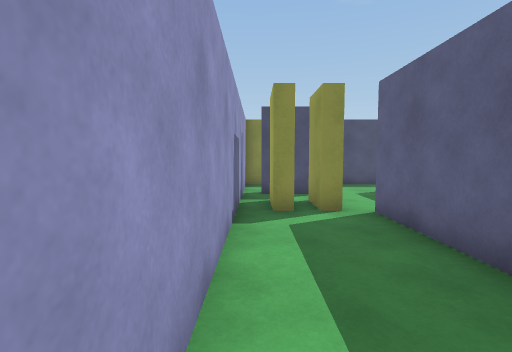
View 1 (above)

16 first-person views from a walk through a Unity game level. The camera is 1.3 m above the floor, tilts 4° down and sees 85° across. The floor is counted in squares, 1 m on a side. Each view is taken from the middle of a square. On the plan, view 1 faces up. The plan holds only what a view shows up to about 13 squares ahead; the rest is blank. The place goes on beyond the plan. The player character is not drawn.

View 2
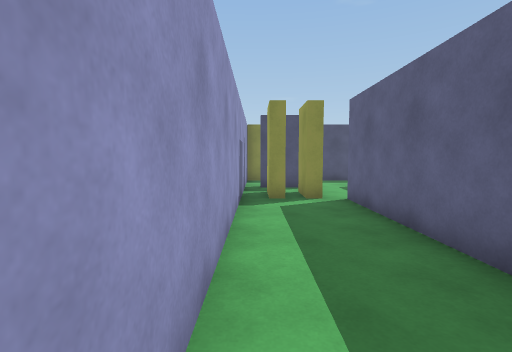

View 3
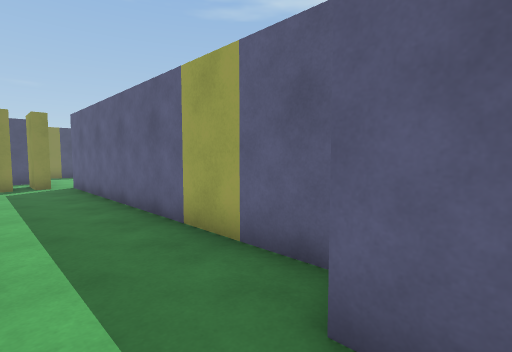

View 4
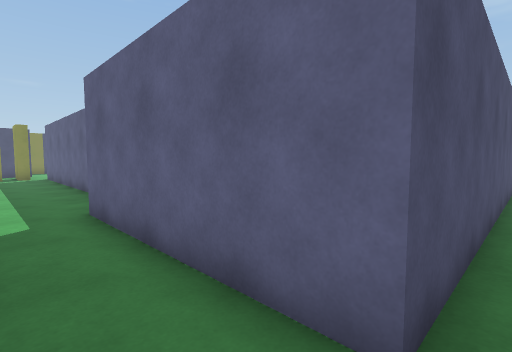

View 5
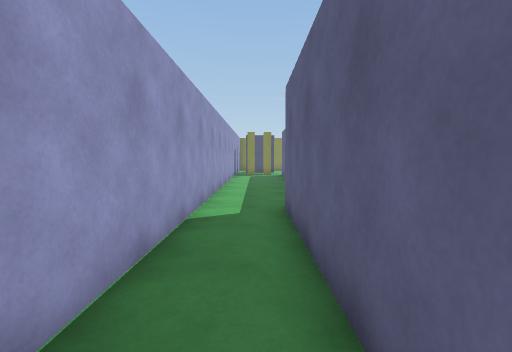

View 6
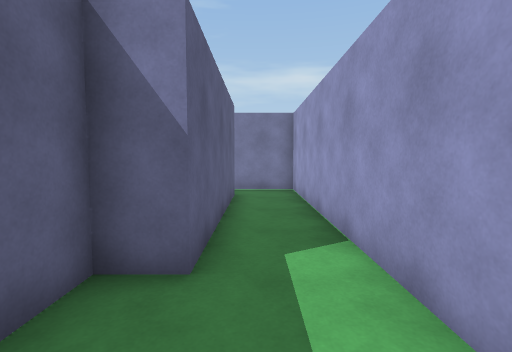

View 7
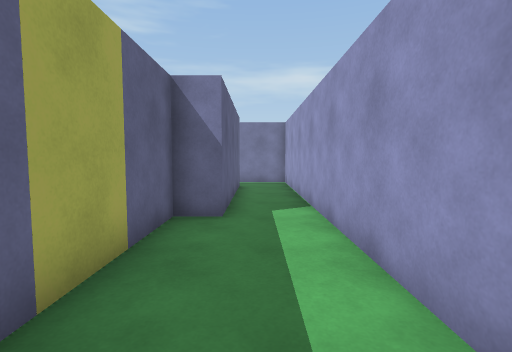

View 8
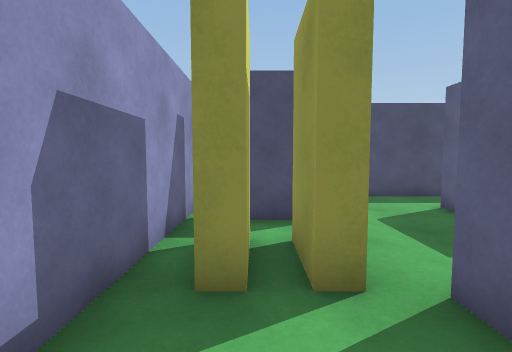

View 9
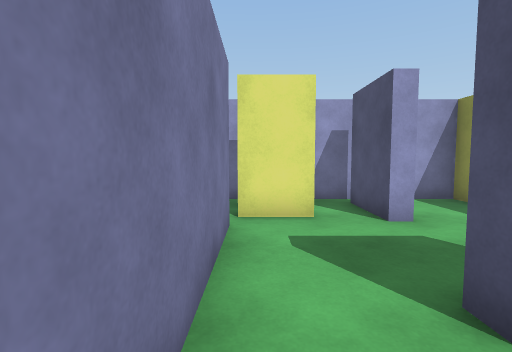

View 10
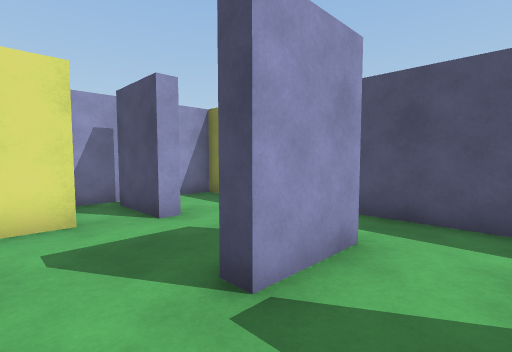

View 11
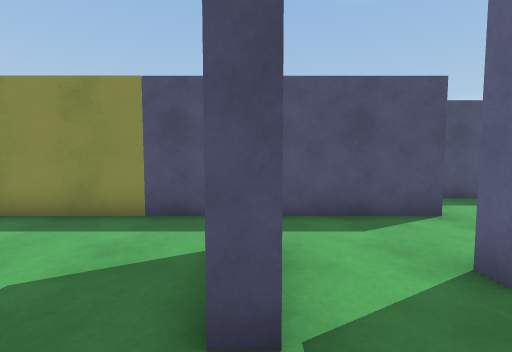

View 12
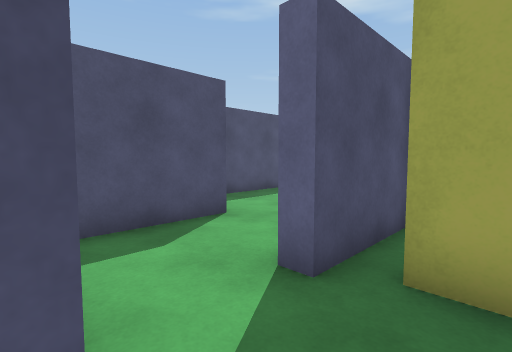

View 13
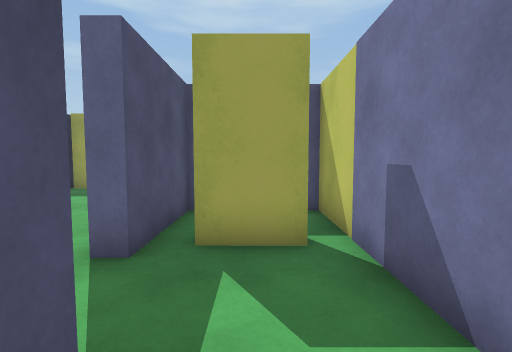

View 14
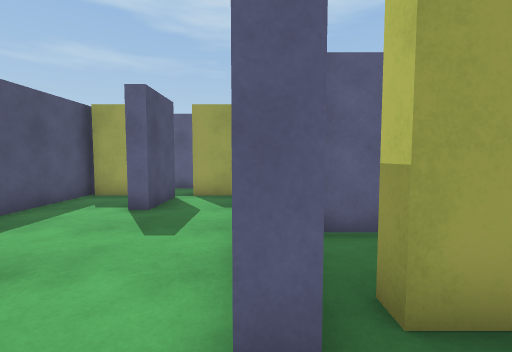

View 15
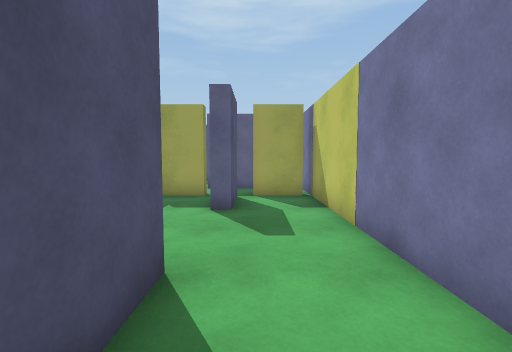

View 16
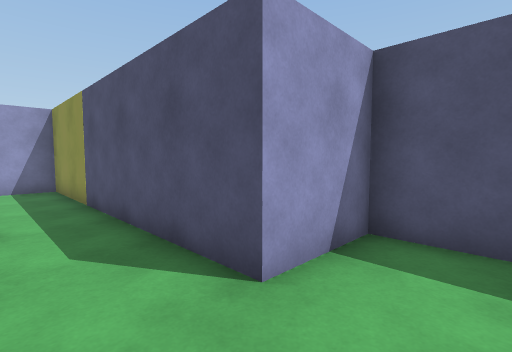

### Floor plan
Points are (right, up) in squares from view 1. A wall is a line through its corners. A room is listed if a view was taken in it or the views show most of it. See-through windows are left out.
Room 1 (views 1, 2, 3, 4, 5, 6, 7, 8)
walls: (2.1, 6.6) (1.6, 6.6); (0.9, 6.6) (0.4, 6.6); (-0.5, 6.5) (-0.5, -14) (1.9, -14); (11.5, -12.5) (1.7, -12.5) (1.7, -6) (2.8, -6) (2.8, 6.5)
ways out: opening at (0, 7.5) to room 6
Room 2 (views 9, 10, 14)
walls: (9, 7.1) (9, 8.9); (8.5, 9.6) (8.5, 10.2); (6.5, 6.5) (9.5, 6.5); (6.2, 11) (6.2, 8.8)
ways out: opening at (6, 7.5) to room 3; opening at (7.5, 9.5) to room 4; opening at (9, 7) to room 7; gap at (9, 9) to room 7
Room 3 (views 11, 12, 13)
walls: (2.5, 10.2) (2.5, 9.6); (5.7, 10.4) (5.7, 11); (2.1, 8.4) (2.1, 6.6); (6.2, 8.8) (5.6, 8.8); (2.8, 6.5) (6.5, 6.5); (6.4, 13) (-0.5, 13) (-0.5, 10)
ways out: opening at (6, 7.5) to room 2; opening at (6, 11.5) to room 4; opening at (1.5, 9) to room 6; gap at (0, 10) to room 6
Room 4 (view 15)
walls: (8.9, 10.1) (10.4, 10.1); (10.1, 13) (6.4, 13)
ways out: opening at (7.5, 9.5) to room 2; opening at (6, 11.5) to room 3; opening at (9.5, 11.5) to room 5
Room 5 (view 16)
walls: (16, 12.6) (13.7, 12.6) (13.7, 13.1); (16.2, 13.7) (16.2, 15.4); (10.4, 10.1) (16.9, 10.1); (16.2, 10.4) (16.2, 12.1); (16.8, 15.6) (10.1, 15.6) (10.1, 13)
ways out: opening at (9.5, 11.5) to room 4
Room 6 (no view inside)
walls: (2.5, 9.6) (0.1, 9.6); (-0.5, 10) (-0.5, 6.5); (0.4, 6.6) (0.4, 8.2); (1.6, 6.6) (1.6, 8.2)
ways out: opening at (0, 7.5) to room 1; opening at (1.5, 9) to room 3; gap at (0, 10) to room 3
Room 7 (no view inside)
walls: (9.5, 6.5) (11.7, 6.5) (11.7, 9.6) (8.5, 9.6)
ways out: opening at (9, 7) to room 2; gap at (9, 9) to room 2

Where each view was taken, in squares from view 1:
view 1: 0 up, 0 right, facing up
view 2: 2 down, 0 right, facing up
view 3: 7 down, 0 right, facing up-right
view 4: 13 down, 0 right, facing up-right
view 5: 13 down, 1 right, facing up
view 6: 3 down, 1 right, facing down
view 7: 0 up, 1 right, facing down
view 8: 4 up, 1 right, facing up
view 9: 7 up, 8 right, facing left
view 10: 7 up, 8 right, facing up-left
view 11: 7 up, 6 right, facing up
view 12: 8 up, 6 right, facing up-right
view 13: 8 up, 5 right, facing right
view 14: 10 up, 7 right, facing right
view 15: 12 up, 7 right, facing right
view 16: 11 up, 12 right, facing up-left
